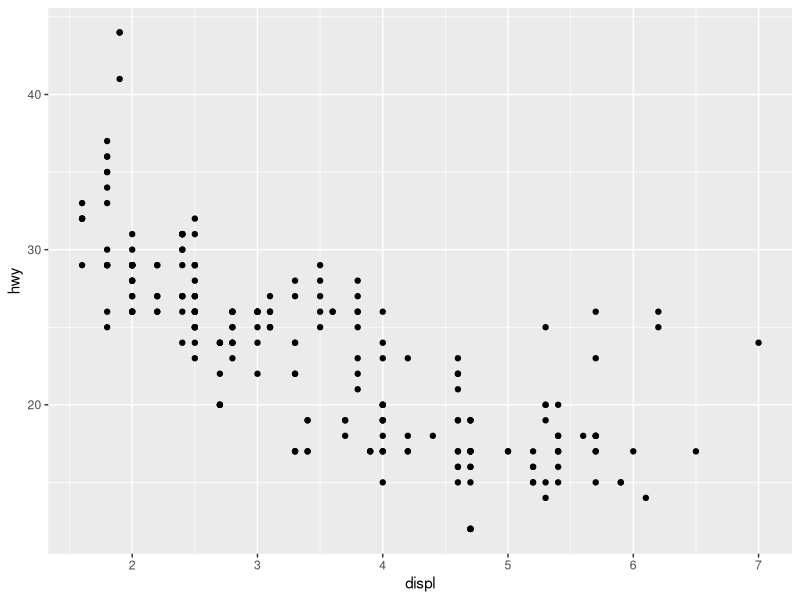
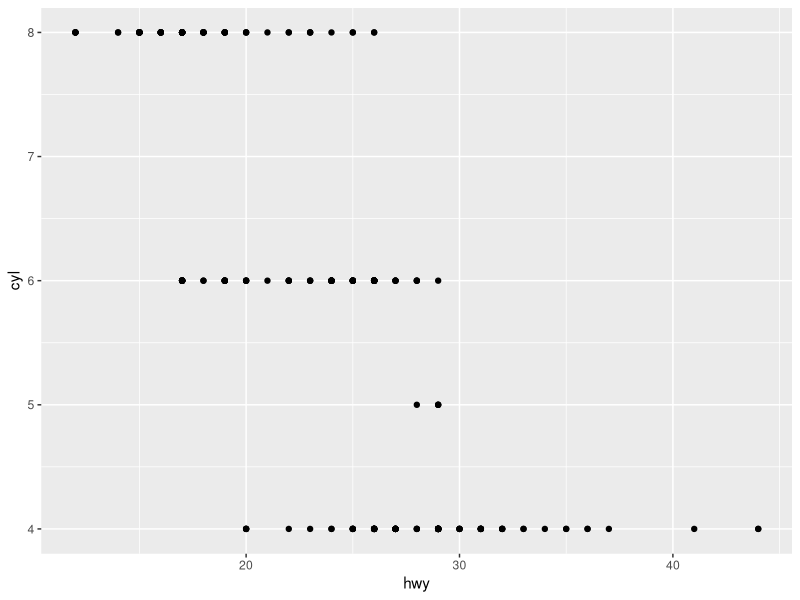
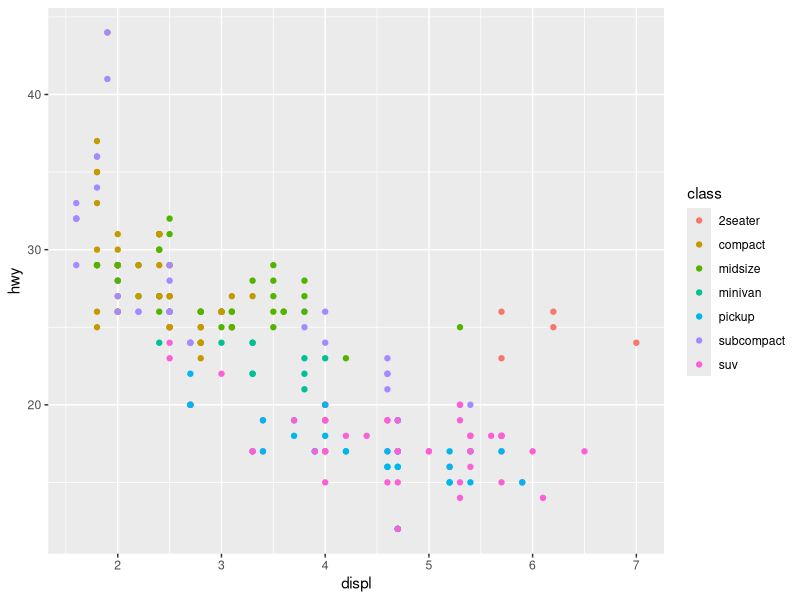
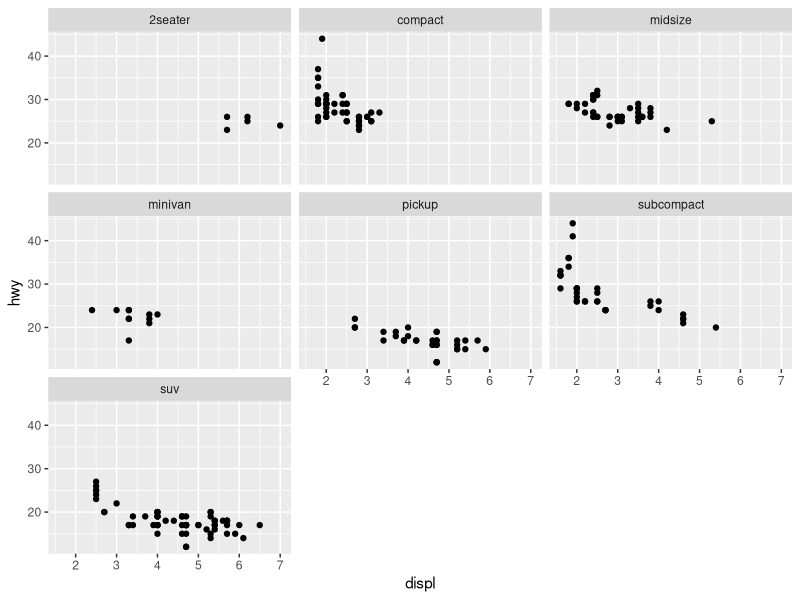
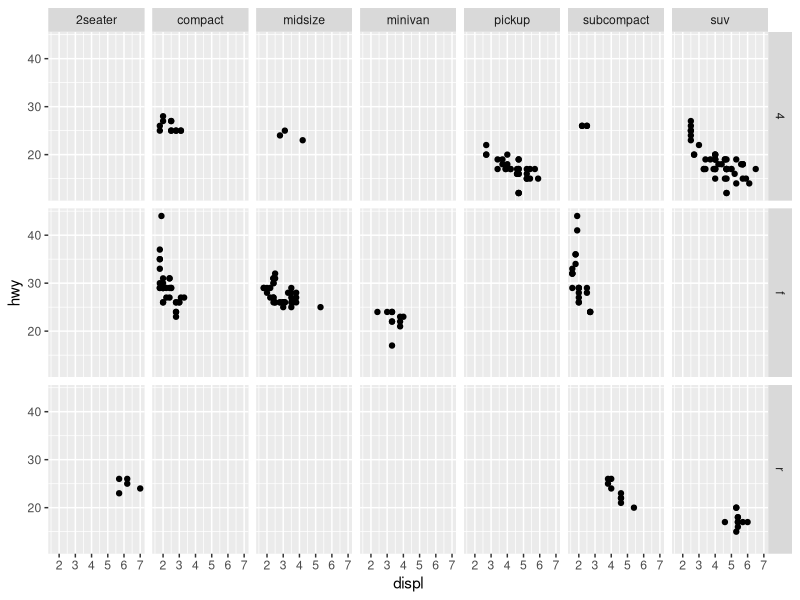
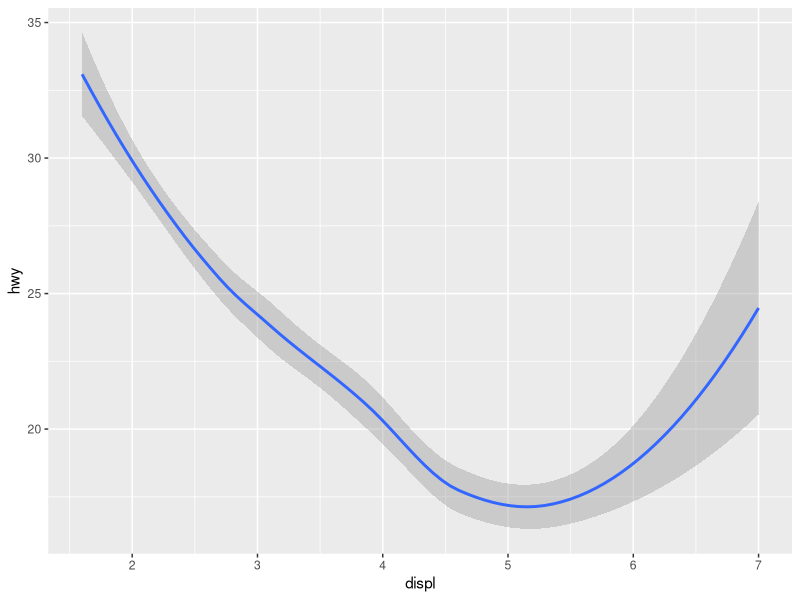
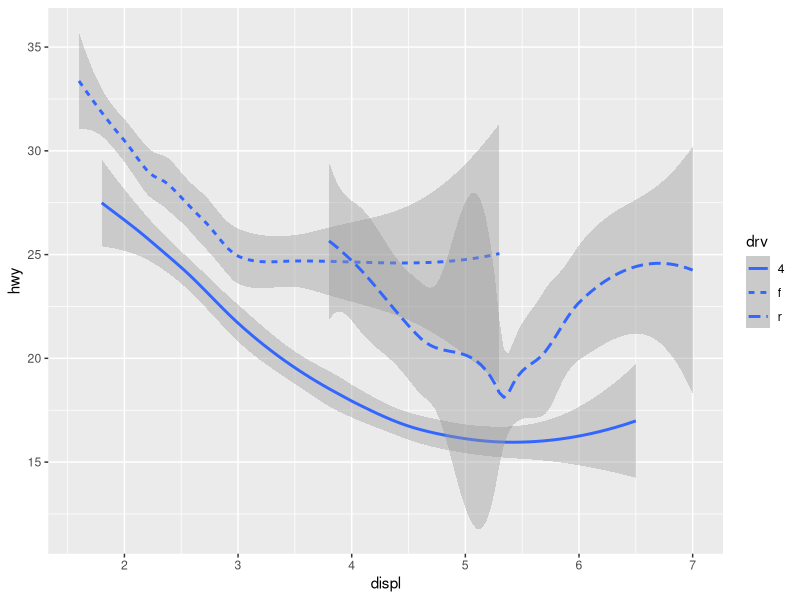
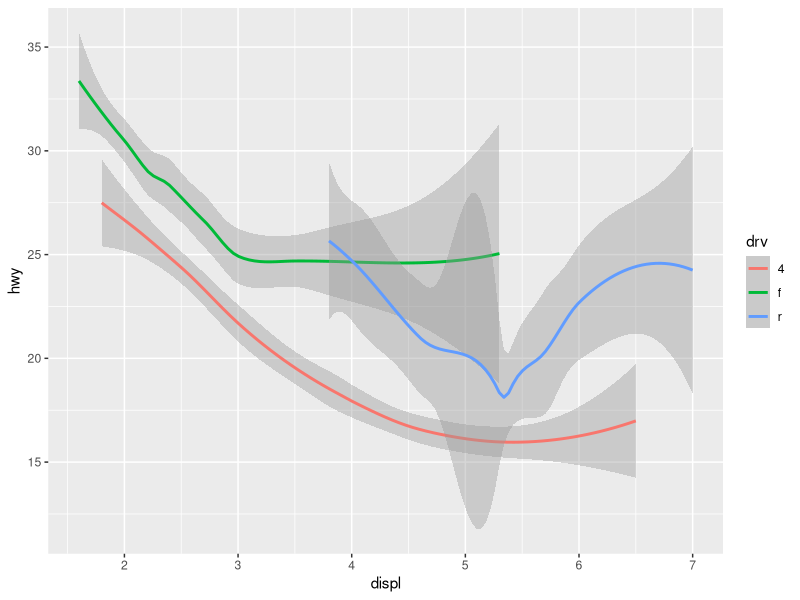

Write the R code that produced these figures, in order.
library(tidyverse)
library(lattice)

#mpg miles per gallon dataframe
head(mpg)

# Basic scatter plot using ggplot with engine displacement vs highway miles
ggplot(data = mpg, mapping = aes(x=displ, y=hwy)) + geom_point()

# Scatter plot using ggplot with number of cylenders(cyl) vs highway miles(hwy)
ggplot(data = mpg, mapping = aes(x=hwy, y=cyl)) + geom_point()

# Scatter plot using ggplot with engine displacement vs highway miles with class as color aesthetic
ggplot(data = mpg, mapping = aes(x = displ, y = hwy, color = class)) + geom_point()

# Facet wraps, to divide the graphs into subgraphs based on some class here the argument is a Formula which
# is a data structure in R which defines which attribute to use to divide the graphs
# it is declared like ~ attribute
ggplot(data = mpg, mapping = aes(x = displ, y = hwy)) + geom_point() + facet_wrap( ~ class)

# Facet grid is used to facet the plot based on two variables.
ggplot(data = mpg, mapping = aes(x = displ, y = hwy)) + geom_point() + facet_grid(drv ~ class)

# geom_smooth is a geom to create smooth lines.
ggplot(dat = mpg, mapping = aes(x=displ, y=hwy)) + geom_smooth()

# geom_smooth also accepts aesthetics to draw different lines

ggplot(dat = mpg, mapping = aes(x=displ, y=hwy)) + geom_smooth(mapping = aes(linetype=drv))
ggplot(dat = mpg, mapping = aes(x=displ, y=hwy)) + geom_smooth(mapping = aes(color=drv))

# we can overlay geoms on top of each other to display more information

ggplot(data = mpg, mapping = aes(x=displ, y=hwy)) + geom_point() + geom_smooth()


# We have other geoms as well

ggplot(data = mpg, mapping = aes(x=displ, y=hwy)) + geom_line() + theme_dark()
ggplot(data = mpg, mapping = aes(x=displ, y=hwy)) + geom_jitter()

# Bar charts

ggplot(data=diamonds, mapping = aes(x=cut)) + geom_bar(mapping = aes(fill=cut)) + theme_minimal()
ggplot(data=diamonds, mapping = aes(x=cut)) + geom_bar(mapping = aes(fill=clarity), position = "dodge") + theme_minimal()

# Lattice examples

histogram( ~ cyl, data=mpg)
xyplot(displ ~ hwy, data=mpg)
